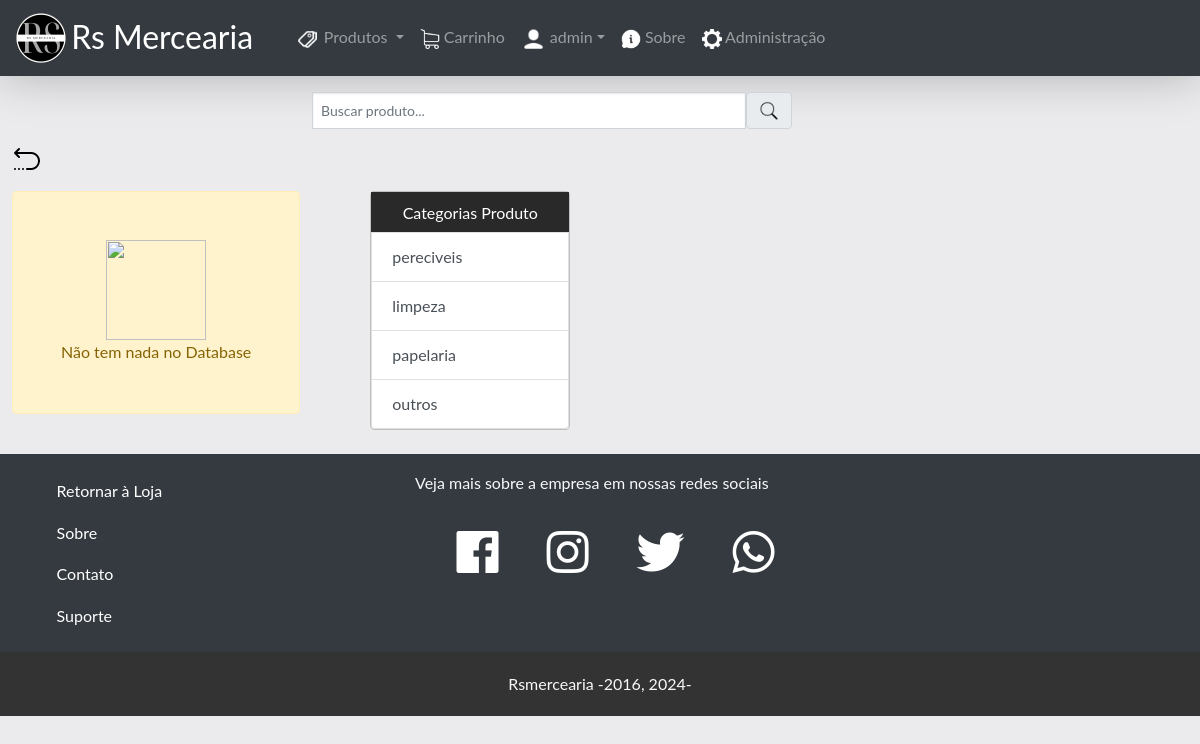
Page /categoria.php (signed in) on the earlier database version.
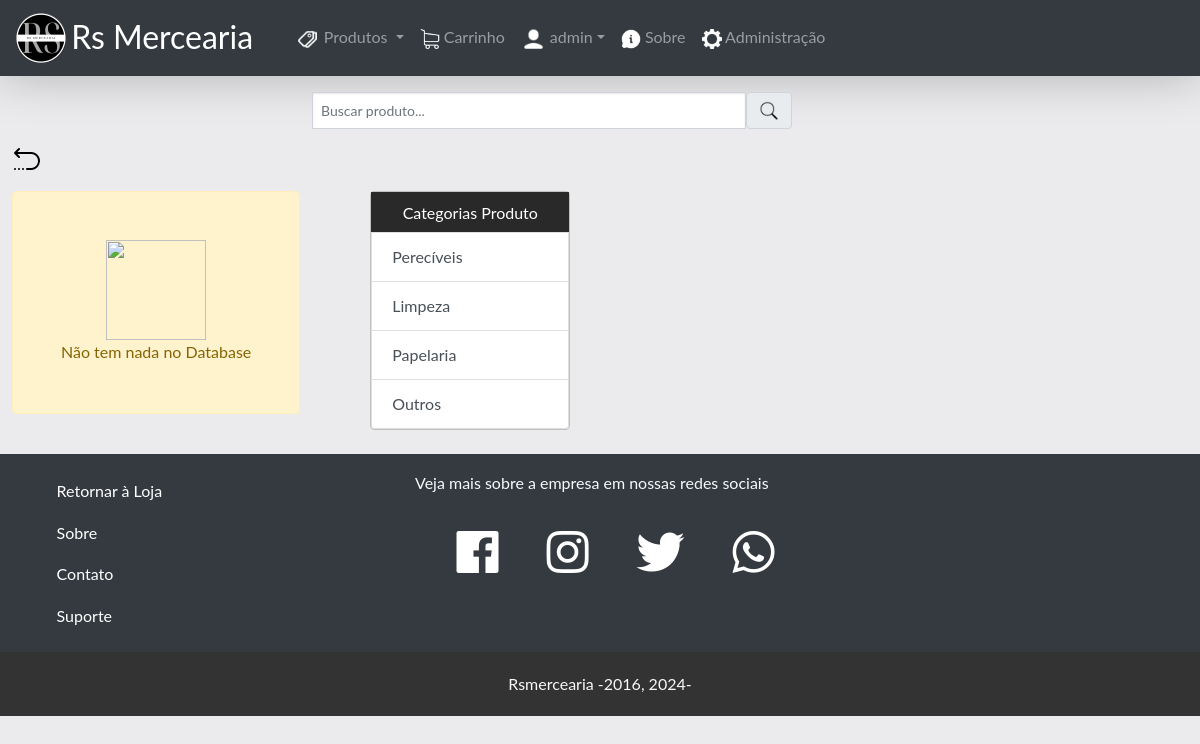
Same page on the later database version.
### tables this page shows
CREATE TABLE `Categorias` (
  `id` int(11) NOT NULL,
  `nome` varchar(55) NOT NULL
);

### backend/func/func-item.php (called while the page is built, shortened)
<?php
function get_Items_by_categoria($con, $id){
   $sql  = "SELECT * FROM Items WHERE id_categoria=?";
   $stmt = $con->prepare($sql);
   $stmt->execute([$id]);
   if ($stmt->rowCount() > 0) {
        $Items = $stmt->fetchAll();
   }else {
      $Items = 0;
   }
   return $Items;
}

### backend/func/func-categoria.php (called while the page is built, shortened)
<?php
function get_all_Categorias($con){
   $sql  = "SELECT * FROM Categorias";
   $stmt = $con->prepare($sql);
   $stmt->execute();
   if ($stmt->rowCount() > 0) {
   	  $Categorias = $stmt->fetchAll();
   }else {
      $Categorias = 0;
   }
   return $Categorias;
}

### categoria.php (the view, shortened to what this page needs)
<?php
$id = $_GET['id'];
include "backend/func/db_conn.php";
include "backend/func/func-item.php";
$Items = get_Items_by_categoria($conn, $id);
include "backend/func/func-categoria.php";
$Categorias = get_all_Categorias($conn);
?>
<html>
<head>
	<link rel="stylesheet" href="https://use.fontawesome.com/releases/v5.6.3/css/all.css">
	<link rel="stylesheet" href="front/.bootstrap/css/bootstrap.min.css">
	<link rel="stylesheet" href="front/myfront/all.css">
	<link rel="stylesheet" href="front/externo/docs.theme.min.css">
	<link rel="stylesheet" href="front/myfront/search.css">
</head>
<body>
	<nav class="navbar navbar-expand-lg navbar-dark bg-dark">
		<a class="navbar-brand" href="index.php">
			<img src="front/img/logo.ico" width="50" height="50" class="d-inline-block align-top" alt="">
			<font size="6">Rs Mercearia</font>
		</a>
		<div class="collapse navbar-collapse" id="navbarNavDropdown">
			<ul class="navbar-nav">
				<li class="nav-item dropdown">
					<a class="nav-link dropdown-toggle" href="#" id="navbarDropdownMenuLink" role="button" data-toggle="dropdown" aria-haspopup="true" aria-expanded="false">
						<img src="front/img/categoria.ico" width="25" height="25" alt="Categorias"> Produtos
					</a>
				</li>
				<li class="nav-item">
					<a class="nav-link" href="carrinho.php"><img src="front/img/carrinho.ico" width="20" height="20" alt="Categorias"> Carrinho</a>
				</li>
				<li class="nav-item dropdown user">
					<a class="nav-link dropdown-toggle" href="#" id="navbarDropdownMenuLink" role="button" data-toggle="dropdown" aria-haspopup="true" aria-expanded="false">
						<img src="front/img/user.ico" width="25" height="25" alt="Categorias"> <?php echo $_SESSION["name"]; ?></a>
				</li>
				<li class="nav-item">
					<a class="nav-link" href="sobre.php"><img src="front/img/sobre.ico" width="20" height="20" alt="Categorias"> Sobre</a>
				</li>
				<?php if ($_SESSION["email"] == "admin@gmail.com") { ?>
					<li class="nav-item">
						<a class="nav-link" href="administração.php"><img src="front/img/admin.ico" width="20" height="20" alt="Administração"> Administração</a>
					</li>
				<?php } ?>
			</ul>
		</div>
	</nav>
	<div class="containerr">
		<form action="busca.php" method="get" style="width: 100%; max-width: 30rem">
			<div class="input-group my-3 grinp">
				<input type="text" class="form-control sinput" name="key" placeholder="Buscar produto..." aria-label="Buscar produto..." aria-describedby="basic-addon2">
				<button class="input-group-text btn sbnt" id="basic-addon2">
					<img src="front/img/search.ico" width="20">
				</button>
			</div>
		</form>
		<h class="comeback">
			<a href="javascript:history.back()" class="nd"><img src="front/img/return.ico" width=""></a>
		</h>
		<div class="d-flex pt-3">
			<?php if ($Items == 0) { ?>
				<div class="alert alert-warning text-center p-5" role="alert">
					<img src="img/empty.png" width="100">
					<br>
					Não tem nada no Database
				</div>
			<?php } ?>
			<div class="category">
				<div class="list-group">
					<?php if ($Categorias == 0) {
					} else { ?>
						<a href="" class="cat">Categorias Produto</a>
						<?php foreach ($Categorias as $categoria) { ?>
							<a href="categoria.php?id=<?= $categoria['id'] ?>" class="list-group-item list-group-item-action">
								<?= $categoria['nome'] ?></a>
					<?php }
					} ?>
				</div>
			</div>
		</div>
	</div>
	<br>
	<footer class="bg-dark text-light">
		<div class="container-fluid py-3">
			<div class="row">
				<div class="col-4">
					<ul class="nav rodap flex-column">
						<li class="nav-link"><a href="#">Retornar à Loja</a></li>
						<li class="nav-link"><a href="#">Sobre</a></li>
						<li class="nav-link"><a href="#">Contato</a></li>
						<li class="nav-link"><a href="#">Suporte</a></li>
					</ul>
				</div>
				<div class="col-8">
					<p>
						Veja mais sobre a empresa em nossas redes sociais
					</p>
					<ul class="nav rodap">
						<a href="https://www.facebook.com/">
							<li class="nav-link"><i class="fab fa-facebook fa-3x "></i></li>
						</a>
						<a href="https://www.instagram.com/">
							<li class="nav-link"><i class="fab fa-instagram fa-3x"></i></li>
						</a>
						<a href="https://twitter.com/">
							<li class="nav-link"><i class="fab fa-twitter fa-3x"></i></li>
						</a>
						<a href="https://whatsapp.com/">
							<li class="nav-link"><i class="fab fa-whatsapp fa-3x"></i></li>
						</a>
					</ul>
				</div>
			</div>
		</div>
		<div class="text-center" style="background-color: #333; padding: 20px;">
			Rsmercearia -2016, 2024-</a>
		</div>
	</footer>
</body>
</html>

Differences in the rows shown:
changed categorias: nome "pereciveis" → "Perecíveis"
changed categorias: nome "limpeza" → "Limpeza"
changed categorias: nome "papelaria" → "Papelaria"
changed categorias: nome "outros" → "Outros"
